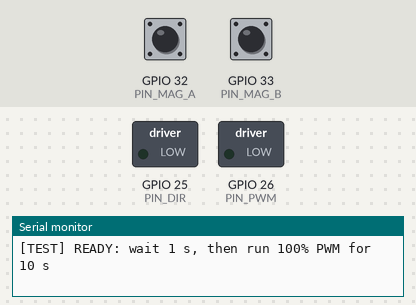
A sketch run on a simulated ESP32. Parts: switched loads named in the sketch (green lamp = pin HIGH), the last lines printed to the serial monitor. The test bench sets the inputs (shaded band); at power-on: GPIO 32 (PIN_MAG_A) HIGH, GPIO 33 (PIN_MAG_B) HIGH.

Above: at 0.1 s.
At 1.1 s:
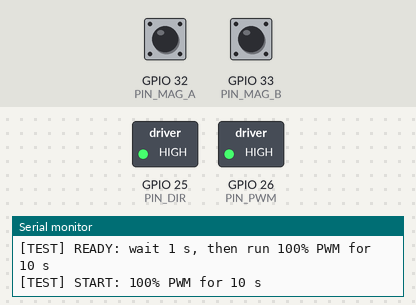
At 11.1 s:
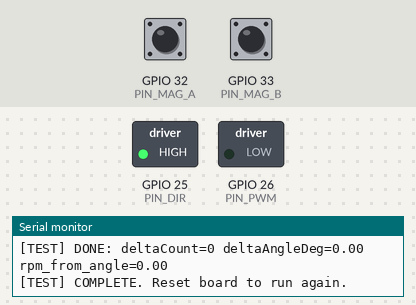
Timing chart, 0 to 12.6 s (numbered marks = the images above):
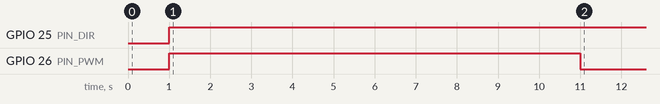

The sketch:

dual_encoder_tft.ino
```cpp
#include <Arduino.h>

// Encoder pins (magnetic encoder only)
static const int PIN_MAG_A = 32;
static const int PIN_MAG_B = 33;

// Motor drive pins
static const int PIN_PWM = 26;
static const int PIN_DIR = 25;
static const int PWM_FREQUENCY = 10000;
static const int PWM_RESOLUTION = 12;
static const int PWM_MAX = (1 << PWM_RESOLUTION) - 1;
static const int DIR_FORWARD_LEVEL = HIGH;

// Encoder scaling
static const float MAG_COUNTS_PER_REV = 4096.0f;

// Test timing
static const uint32_t TEST_START_DELAY_MS = 1000;
static const uint32_t TEST_DURATION_MS = 10000;

// Quadrature decode
static const int8_t QEM[16] = {
  0, -1, +1,  0,
  +1, 0,  0, -1,
  -1, 0,  0, +1,
  0, +1, -1,  0
};

enum TestState {
  TEST_WAIT_START,
  TEST_RUNNING,
  TEST_DONE
};

volatile int32_t magCount = 0;
volatile uint8_t magPrevState = 0;

TestState testState = TEST_WAIT_START;
uint32_t testStateStartMs = 0;
int32_t testStartMagCount = 0;
int32_t testEndMagCount = 0;
float testRpmFromAngle = 0.0f;
float testDeltaAngleDeg = 0.0f;

void IRAM_ATTR updateMagEncoder() {
  uint8_t a = static_cast<uint8_t>(digitalRead(PIN_MAG_A));
  uint8_t b = static_cast<uint8_t>(digitalRead(PIN_MAG_B));
  uint8_t state = static_cast<uint8_t>((a << 1) | b);
  uint8_t idx = static_cast<uint8_t>((magPrevState << 2) | state);
  magCount += QEM[idx];
  magPrevState = state;
}

void IRAM_ATTR isrMagA() { updateMagEncoder(); }
void IRAM_ATTR isrMagB() { updateMagEncoder(); }

void setup() {
  Serial.begin(115200);

  pinMode(PIN_MAG_A, INPUT_PULLUP);
  pinMode(PIN_MAG_B, INPUT_PULLUP);

  magPrevState = static_cast<uint8_t>((digitalRead(PIN_MAG_A) << 1) | digitalRead(PIN_MAG_B));

  attachInterrupt(digitalPinToInterrupt(PIN_MAG_A), isrMagA, CHANGE);
  attachInterrupt(digitalPinToInterrupt(PIN_MAG_B), isrMagB, CHANGE);

  pinMode(PIN_DIR, OUTPUT);
  digitalWrite(PIN_DIR, LOW);
  ledcAttach(PIN_PWM, PWM_FREQUENCY, PWM_RESOLUTION);
  ledcWrite(PIN_PWM, 0);

  testStateStartMs = millis();
  Serial.println("[TEST] READY: wait 1 s, then run 100% PWM for 10 s");
}

void loop() {
  static bool donePrinted = false;

  uint32_t nowMs = millis();

  if (testState == TEST_WAIT_START && (nowMs - testStateStartMs >= TEST_START_DELAY_MS)) {
    noInterrupts();
    testStartMagCount = magCount;
    interrupts();

    digitalWrite(PIN_DIR, DIR_FORWARD_LEVEL);
    ledcWrite(PIN_PWM, PWM_MAX);

    testState = TEST_RUNNING;
    testStateStartMs = nowMs;

    Serial.println("[TEST] START: 100% PWM for 10 s");
  }

  if (testState == TEST_RUNNING && (nowMs - testStateStartMs >= TEST_DURATION_MS)) {
    ledcWrite(PIN_PWM, 0);

    noInterrupts();
    testEndMagCount = magCount;
    interrupts();

    int32_t deltaMag = testEndMagCount - testStartMagCount;
    testDeltaAngleDeg = (deltaMag * 360.0f) / MAG_COUNTS_PER_REV;
    float durationMin = TEST_DURATION_MS / 60000.0f;
    testRpmFromAngle = (testDeltaAngleDeg / 360.0f) / durationMin;

    if (testRpmFromAngle < 0.0f) {
      testRpmFromAngle = -testRpmFromAngle;
    }

    testState = TEST_DONE;

    Serial.printf("[TEST] DONE: deltaCount=%ld deltaAngleDeg=%.2f rpm_from_angle=%.2f\n",
                  static_cast<long>(deltaMag),
                  testDeltaAngleDeg,
                  testRpmFromAngle);

    donePrinted = false;
  }

  if (testState == TEST_DONE && !donePrinted) {
    donePrinted = true;
    Serial.println("[TEST] COMPLETE. Reset board to run again.");
  }
}
```

Measured:
- by itself, GPIO 25 (PIN_DIR): LOW → HIGH at 1.0 s
- by itself, GPIO 26 (PIN_PWM): LOW → HIGH at 1.0 s, → LOW 10.0 s later
